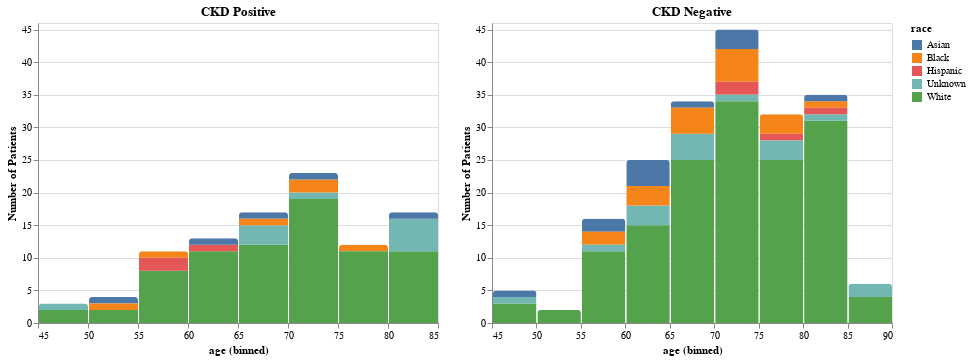

This figure's notebook cell:
### Markdown cell above
Just looking at outcomes (Stage_Progress), there are more patients who do not have chronic kidney disease (CKD) compared to patients who have CKD (inbalanced dataset).

### Code cell
positive = alt.Chart(demo_stage.loc[demo_stage['Stage_Progress'] == True], title="CKD Positive").mark_bar(
    cornerRadiusTopLeft=3,
    cornerRadiusTopRight=3
).encode(
    x=alt.X('age:Q', bin=True),
    y=alt.Y('count():Q', scale=alt.Scale(
        domain=(0, 46)), title='Number of Patients'),
    color='race:N'
)
negative = alt.Chart(demo_stage.loc[demo_stage['Stage_Progress'] == 0], title="CKD Negative").mark_bar(
    cornerRadiusTopLeft=3,
    cornerRadiusTopRight=3
).encode(
    x=alt.X('age:Q', bin=True),
    y=alt.Y('count():Q', scale=alt.Scale(
        domain=(0, 46)), title='Number of Patients'),
    color='race:N'
)

positive | negative

### Figure 1 — Vega-Lite specification as saved in the notebook (floating-point values rounded to 4 significant figures; data arrays with more than 128 entries replaced by an {"elided": "..."} marker saying what was removed)
{"config": {"view": {"continuousWidth": 400, "continuousHeight": 300}}, "hconcat": [{"data": {"name": "data-0d748379592072efa8578b8320e0ac3c"}, "mark": {"type": "bar", "cornerRadiusTopLeft": 3, "cornerRadiusTopRight": 3}, "encoding": {"color": {"type": "nominal", "field": "race"}, "x": {"type": "quantitative", "bin": true, "field": "age"}, "y": {"type": "quantitative", "aggregate": "count", "scale": {"domain": [0, 46]}, "title": "Number of Patients"}}, "title": "CKD Positive"}, {"data": {"name": "data-4cb7fe2c1077fe441450d323583f12f8"}, "mark": {"type": "bar", "cornerRadiusTopLeft": 3, "cornerRadiusTopRight": 3}, "encoding": {"color": {"type": "nominal", "field": "race"}, "x": {"type": "quantitative", "bin": true, "field": "age"}, "y": {"type": "quantitative", "aggregate": "count", "scale": {"domain": [0, 46]}, "title": "Number of Patients"}}, "title": "CKD Negative"}], "$schema": "https://vega.github.io/schema/vega-lite/v4.8.1.json", "datasets": {"data-0d748379592072efa8578b8320e0ac3c": [{"id": 0, "race": "Unknown", "gender": "Male", "age": 70, "Stage_Progress": true}, {"id": 2, "race": "White", "gender": "Female", "age": 57, "Stage_Progress": true}, {"id": 4, "race": "White", "gender": "Female", "age": 50, "Stage_Progress": true}, {"id": 8, "race": "White", "gender": "Female", "age": 68, "Stage_Progress": true}, {"id": 10, "race": "White", "gender": "Male", "age": 66, "Stage_Progress": true}, {"id": 11, "race": "White", "gender": "Female", "age": 71, "Stage_Progress": true}, {"id": 15, "race": "White", "gender": "Male", "age": 84, "Stage_Progress": true}, {"id": 17, "race": "Black", "gender": "Female", "age": 79, "Stage_Progress": true}, {"id": 18, "race": "White", "gender": "Female", "age": 67, "Stage_Progress": true}, {"id": 19, "race": "White", "gender": "Male", "age": 64, "Stage_Progress": true}, {"id": 25, "race": "White", "gender": "Female", "age": 63, "Stage_Progress": true}, {"id": 27, "race": "White", "gender": "Male", "age": 78, "Stage_Progress": true}, {"id": 30, "race": "Unknown", "gender": "Female", "age": 84, "Stage_Progress": true}, {"id": 31, "race": "White", "gender": "Female", "age": 64, "Stage_Progress": true}, {"id": 32, "race": "Black", "gender": "Male", "age": 71, "Stage_Progress": true}, {"id": 33, "race": "White", "gender": "Female", "age": 80, "Stage_Progress": true}, {"id": 39, "race": "Black", "gender": "Male", "age": 58, "Stage_Progress": true}, {"id": 42, "race": "White", "gender": "Male", "age": 74, "Stage_Progress": true}, {"id": 43, "race": "White", "gender": "Female", "age": 69, "Stage_Progress": true}, {"id": 44, "race": "White", "gender": "Female", "age": 76, "Stage_Progress": true}, {"id": 45, "race": "Asian", "gender": "Female", "age": 70, "Stage_Progress": true}, {"id": 48, "race": "White", "gender": "Female", "age": 77, "Stage_Progress": true}, {"id": 50, "race": "White", "gender": "Male", "age": 73, "Stage_Progress": true}, {"id": 57, "race": "White", "gender": "Male", "age": 67, "Stage_Progress": true}, {"id": 58, "race": "White", "gender": "Male", "age": 79, "Stage_Progress": true}, {"id": 65, "race": "White", "gender": "Female", "age": 54, "Stage_Progress": true}, {"id": 70, "race": "White", "gender": "Male", "age": 79, "Stage_Progress": true}, {"id": 72, "race": "White", "gender": "Male", "age": 81, "Stage_Progress": true}, {"id": 74, "race": "Asian", "gender": "Female", "age": 68, "Stage_Progress": true}, {"id": 81, "race": "White", "gender": "Male", "age": 63, "Stage_Progress": true}, {"id": 85, "race": "Hispanic", "gender": "Male", "age": 58, "Stage_Progress": true}, {"id": 86, "race": "White", "gender": "Male", "age": 48, "Stage_Progress": true}, {"id": 87, "race": "White", "gender": "Female", "age": 84, "Stage_Progress": true}, {"id": 88, "race": "Unknown", "gender": "Male", "age": 66, "Stage_Progress": true}, {"id": 89, "race": "White", "gender": "Female", "age": 77, "Stage_Progress": true}, {"id": 97, "race": "White", "gender": "Male", "age": 59, "Stage_Progress": true}, {"id": 101, "race": "White", "gender": "Female", "age": 65, "Stage_Progress": true}, {"id": 103, "race": "White", "gender": "Female", "age": 84, "Stage_Progress": true}, {"id": 104, "race": "White", "gender": "Male", "age": 57, "Stage_Progress": true}, {"id": 106, "race": "Asian", "gender": "Male", "age": 52, "Stage_Progress": true}, {"id": 109, "race": "White", "gender": "Female", "age": 68, "Stage_Progress": true}, {"id": 110, "race": "Unknown", "gender": "Male", "age": 85, "Stage_Progress": true}, {"id": 113, "race": "White", "gender": "Male", "age": 80, "Stage_Progress": true}, {"id": 117, "race": "White", "gender": "Female", "age": 73, "Stage_Progress": true}, {"id": 118, "race": "Hispanic", "gender": "Female", "age": 61, "Stage_Progress": true}, {"id": 119, "race": "White", "gender": "Female", "age": 77, "Stage_Progress": true}, {"id": 122, "race": "White", "gender": "Female", "age": 66, "Stage_Progress": true}, {"id": 127, "race": "White", "gender": "Female", "age": 55, "Stage_Progress": true}, {"id": 129, "race": "Black", "gender": "Male", "age": 72, "Stage_Progress": true}, {"id": 130, "race": "White", "gender": "Male", "age": 61, "Stage_Progress": true}, {"id": 139, "race": "White", "gender": "Female", "age": 79, "Stage_Progress": true}, {"id": 142, "race": "White", "gender": "Male", "age": 84, "Stage_Progress": true}, {"id": 145, "race": "White", "gender": "Male", "age": 64, "Stage_Progress": true}, {"id": 146, "race": "White", "gender": "Male", "age": 74, "Stage_Progress": true}, {"id": 154, "race": "White", "gender": "Female", "age": 70, "Stage_Progress": true}, {"id": 155, "race": "White", "gender": "Male", "age": 71, "Stage_Progress": true}, {"id": 159, "race": "White", "gender": "Male", "age": 64, "Stage_Progress": true}, {"id": 160, "race": "White", "gender": "Female", "age": 70, "Stage_Progress": true}, {"id": 163, "race": "White", "gender": "Male", "age": 61, "Stage_Progress": true}, {"id": 165, "race": "White", "gender": "Male", "age": 76, "Stage_Progress": true}, {"id": 176, "race": "White", "gender": "Male", "age": 71, "Stage_Progress": true}, {"id": 177, "race": "White", "gender": "Male", "age": 63, "Stage_Progress": true}, {"id": 178, "race": "White", "gender": "Female", "age": 81, "Stage_Progress": true}, {"id": 182, "race": "White", "gender": "Male", "age": 67, "Stage_Progress": true}, {"id": 183, "race": "White", "gender": "Female", "age": 56, "Stage_Progress": true}, {"id": 189, "race": "White", "gender": "Female", "age": 64, "Stage_Progress": true}, {"id": 194, "race": "Unknown", "gender": "Male", "age": 67, "Stage_Progress": true}, {"id": 197, "race": "Black", "gender": "Male", "age": 69, "Stage_Progress": true}, {"id": 200, "race": "White", "gender": "Female", "age": 74, "Stage_Progress": true}, {"id": 201, "race": "White", "gender": "Male", "age": 83, "Stage_Progress": true}, {"id": 207, "race": "Unknown", "gender": "Male", "age": 66, "Stage_Progress": true}, {"id": 208, "race": "White", "gender": "Male", "age": 47, "Stage_Progress": true}, {"id": 209, "race": "White", "gender": "Male", "age": 68, "Stage_Progress": true}, {"id": 210, "race": "White", "gender": "Male", "age": 56, "Stage_Progress": true}, {"id": 218, "race": "Hispanic", "gender": "Female", "age": 58, "Stage_Progress": true}, {"id": 221, "race": "White", "gender": "Male", "age": 57, "Stage_Progress": true}, {"id": 222, "race": "Asian", "gender": "Male", "age": 63, "Stage_Progress": true}, {"id": 228, "race": "White", "gender": "Male", "age": 84, "Stage_Progress": true}, {"id": 231, "race": "Unknown", "gender": "Male", "age": 80, "Stage_Progress": true}, {"id": 234, "race": "White", "gender": "Male", "age": 84, "Stage_Progress": true}, {"id": 237, "race": "White", "gender": "Male", "age": 74, "Stage_Progress": true}, {"id": 243, "race": "Unknown", "gender": "Female", "age": 46, "Stage_Progress": true}, {"id": 245, "race": "White", "gender": "Female", "age": 61, "Stage_Progress": true}, {"id": 251, "race": "White", "gender": "Male", "age": 70, "Stage_Progress": true}, {"id": 256, "race": "White", "gender": "Male", "age": 66, "Stage_Progress": true}, {"id": 257, "race": "White", "gender": "Male", "age": 74, "Stage_Progress": true}, {"id": 259, "race": "White", "gender": "Male", "age": 66, "Stage_Progress": true}, {"id": 260, "race": "White", "gender": "Female", "age": 79, "Stage_Progress": true}, {"id": 261, "race": "Asian", "gender": "Female", "age": 80, "Stage_Progress": true}, {"id": 263, "race": "White", "gender": "Female", "age": 73, "Stage_Progress": true}, {"id": 267, "race": "White", "gender": "Male", "age": 71, "Stage_Progress": true}, {"id": 269, "race": "White", "gender": "Female", "age": 72, "Stage_Progress": true}, {"id": 271, "race": "White", "gender": "Male", "age": 55, "Stage_Progress": true}, {"id": 280, "race": "Unknown", "gender": "Female", "age": 84, "Stage_Progress": true}, {"id": 281, "race": "Black", "gender": "Male", "age": 51, "Stage_Progress": true}, {"id": 284, "race": "White", "gender": "Female", "age": 71, "Stage_Progress": true}, {"id": 288, "race": "White", "gender": "Male", "age": 74, "Stage_Progress": true}, {"id": 292, "race": "White", "gender": "Female", "age": 73, "Stage_Progress": true}, {"id": 295, "race": "White", "gender": "Female", "age": 79, "Stage_Progress": true}, {"id": 297, "race": "Unknown", "gender": "Male", "age": 80, "Stage_Progress": true}], "data-4cb7fe2c1077fe441450d323583f12f8": {"elided": "200 records"}}}
